Frame 1 (no input): blank canvas, image omitted
Frame 60 (the mouse pressed at the canvas centre just before this capture): blank canvas, image omitted
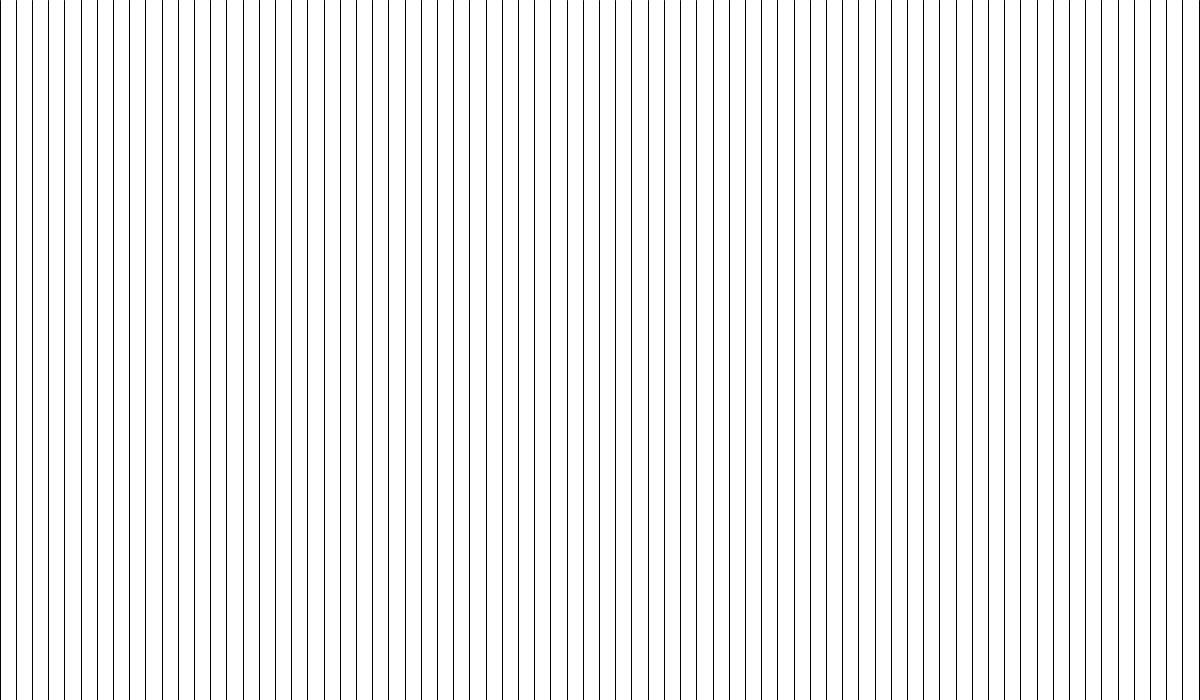
Frame 120 (the mouse held since frame 60 and released just before this capture)

The Processing sketch whose frames 1 and 60 were blank and that drew this single picture after the mouse press (run headless with seeded random() and noise(); from frame 60 on, the mouse is pressed at the canvas centre):

// Processing sketch: processing_94731
// ── processing_94731.pde

float x;
float r = random(200);
float noiseY;
void setup(){

  size(1200,700);
  frameRate(10);
}
void draw(){
    background(255);

float c = mouseX;
float r = random(c);

for (int i = 0; i < 1200; i=i+3) {

  
  x = i * (width/r) ;
     line (x,height,x ,noiseY);
     

}

}
